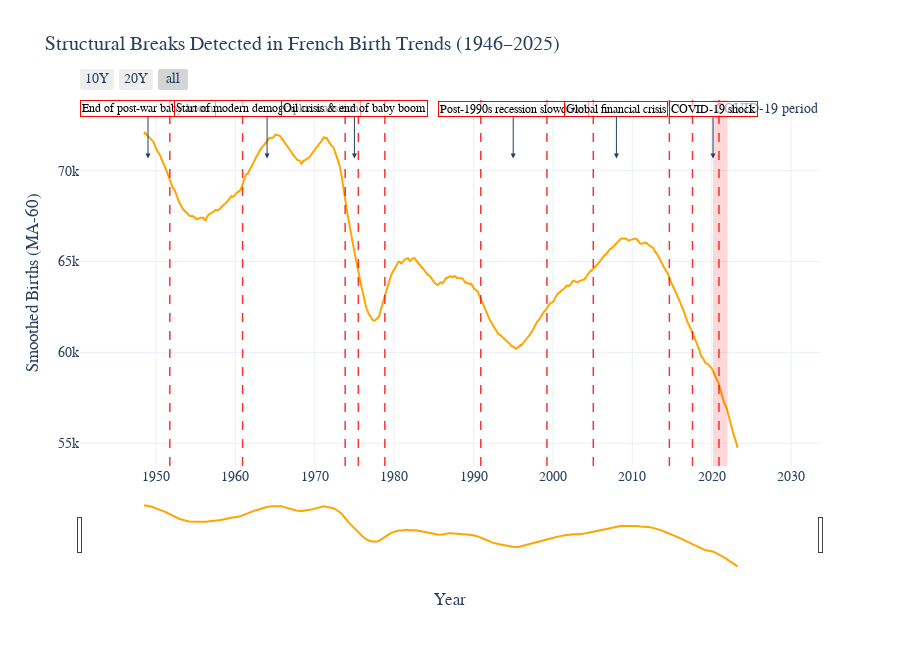

Here is the notebook cell this chart was saved with:
### Code cell
# Breakpoints (approximated historical context)
break_annotations = [
    {"year": "1949-01-01", "text": "End of post-war baby boom"},
    {"year": "1964-01-01", "text": "Start of modern demographic transition"},
    {"year": "1975-01-01", "text": "Oil crisis & end of baby boom"},
    {"year": "1995-01-01", "text": "Post-1990s recession slowdown"},
    {"year": "2008-01-01", "text": "Global financial crisis"},
    {"year": "2020-03-01", "text": "COVID-19 shock"},
]

# Create Plotly figure
fig = go.Figure()

# Main trend (smoothed births)
fig.add_trace(go.Scatter(
    x=births.index,
    y=births["MA_60"],
    mode="lines",
    name="60-month moving average",
    line=dict(color="orange", width=2)
))

# Add vertical lines for each rupture
for d in break_dates:
    fig.add_vline(
        x=d,
        line=dict(color="red", width=1.5, dash="dash"),
        opacity=0.8
    )

# Add COVID band
fig.add_vrect(
    x0="2020-03-01", x1="2021-12-31",
    fillcolor="red", opacity=0.15,
    line_width=0,
    annotation_text="COVID-19 period",
    annotation_position="top left"
)

# Add annotations (manual labels)
for b in break_annotations:
    fig.add_annotation(
        x=b["year"],
        y=births["MA_60"].max() * 0.98,  # place annotation near the top
        text=b["text"],
        showarrow=True,
        arrowhead=2,
        ax=0,
        ay=-50,
        font=dict(color="black", size=12, family="Times New Roman"),
        bgcolor="rgba(255,255,255,0.6)",
        bordercolor="red",
        borderwidth=1
    )

# Layout
fig.update_layout(
    title="Structural Breaks Detected in French Birth Trends (1946–2025)",
    xaxis_title="Year",
    yaxis_title="Smoothed Births (MA-60)",
    template="plotly_white",
    hovermode="x unified",
    font=dict(family="Times New Roman", size=14),
    height=650,
    legend=dict(
        title="Legend",
        orientation="h",
        yanchor="bottom",
        y=1.02,
        xanchor="right",
        x=1
    )
)

# Add interactive range selector
fig.update_xaxes(
    rangeslider_visible=True,
    rangeselector=dict(
        buttons=list([
            dict(count=120, label="10Y", step="month", stepmode="backward"),
            dict(count=240, label="20Y", step="month", stepmode="backward"),
            dict(step="all")
        ])
    )
)

fig.show()

### Figure 1 — Plotly figure (JSON) as saved in the notebook; plotly's stock layout.template omitted (floating-point values rounded to 4 significant figures; data arrays with more than 128 entries replaced by an {"elided": "..."} marker saying what was removed)
{"data": [{"line": {"color": "orange", "width": 2}, "mode": "lines", "name": "60-month moving average", "type": "scatter", "x": {"elided": "957 str values"}, "y": {"elided": "957 float values"}}], "layout": {"annotations": [{"showarrow": false, "text": "COVID-19 period", "x": "2020-03-01", "xanchor": "left", "xref": "x", "y": 1, "yanchor": "top", "yref": "y domain"}, {"arrowhead": 2, "ax": 0, "ay": -50, "bgcolor": "rgba(255,255,255,0.6)", "bordercolor": "red", "borderwidth": 1, "font": {"color": "black", "family": "Times New Roman", "size": 12}, "showarrow": true, "text": "End of post-war baby boom", "x": "1949-01-01", "y": 70680.0}, {"arrowhead": 2, "ax": 0, "ay": -50, "bgcolor": "rgba(255,255,255,0.6)", "bordercolor": "red", "borderwidth": 1, "font": {"color": "black", "family": "Times New Roman", "size": 12}, "showarrow": true, "text": "Start of modern demographic transition", "x": "1964-01-01", "y": 70680.0}, {"arrowhead": 2, "ax": 0, "ay": -50, "bgcolor": "rgba(255,255,255,0.6)", "bordercolor": "red", "borderwidth": 1, "font": {"color": "black", "family": "Times New Roman", "size": 12}, "showarrow": true, "text": "Oil crisis & end of baby boom", "x": "1975-01-01", "y": 70680.0}, {"arrowhead": 2, "ax": 0, "ay": -50, "bgcolor": "rgba(255,255,255,0.6)", "bordercolor": "red", "borderwidth": 1, "font": {"color": "black", "family": "Times New Roman", "size": 12}, "showarrow": true, "text": "Post-1990s recession slowdown", "x": "1995-01-01", "y": 70680.0}, {"arrowhead": 2, "ax": 0, "ay": -50, "bgcolor": "rgba(255,255,255,0.6)", "bordercolor": "red", "borderwidth": 1, "font": {"color": "black", "family": "Times New Roman", "size": 12}, "showarrow": true, "text": "Global financial crisis", "x": "2008-01-01", "y": 70680.0}, {"arrowhead": 2, "ax": 0, "ay": -50, "bgcolor": "rgba(255,255,255,0.6)", "bordercolor": "red", "borderwidth": 1, "font": {"color": "black", "family": "Times New Roman", "size": 12}, "showarrow": true, "text": "COVID-19 shock", "x": "2020-03-01", "y": 70680.0}], "font": {"family": "Times New Roman", "size": 14}, "height": 650, "hovermode": "x unified", "legend": {"orientation": "h", "title": {"text": "Legend"}, "x": 1, "xanchor": "right", "y": 1.02, "yanchor": "bottom"}, "shapes": [{"line": {"color": "red", "dash": "dash", "width": 1.5}, "opacity": 0.8, "type": "line", "x0": "1951-10-01T00:00:00", "x1": "1951-10-01T00:00:00", "xref": "x", "y0": 0, "y1": 1, "yref": "y domain"}, {"line": {"color": "red", "dash": "dash", "width": 1.5}, "opacity": 0.8, "type": "line", "x0": "1960-12-01T00:00:00", "x1": "1960-12-01T00:00:00", "xref": "x", "y0": 0, "y1": 1, "yref": "y domain"}, {"line": {"color": "red", "dash": "dash", "width": 1.5}, "opacity": 0.8, "type": "line", "x0": "1973-11-01T00:00:00", "x1": "1973-11-01T00:00:00", "xref": "x", "y0": 0, "y1": 1, "yref": "y domain"}, {"line": {"color": "red", "dash": "dash", "width": 1.5}, "opacity": 0.8, "type": "line", "x0": "1975-07-01T00:00:00", "x1": "1975-07-01T00:00:00", "xref": "x", "y0": 0, "y1": 1, "yref": "y domain"}, {"line": {"color": "red", "dash": "dash", "width": 1.5}, "opacity": 0.8, "type": "line", "x0": "1978-11-01T00:00:00", "x1": "1978-11-01T00:00:00", "xref": "x", "y0": 0, "y1": 1, "yref": "y domain"}, {"line": {"color": "red", "dash": "dash", "width": 1.5}, "opacity": 0.8, "type": "line", "x0": "1990-12-01T00:00:00", "x1": "1990-12-01T00:00:00", "xref": "x", "y0": 0, "y1": 1, "yref": "y domain"}, {"line": {"color": "red", "dash": "dash", "width": 1.5}, "opacity": 0.8, "type": "line", "x0": "1999-04-01T00:00:00", "x1": "1999-04-01T00:00:00", "xref": "x", "y0": 0, "y1": 1, "yref": "y domain"}, {"line": {"color": "red", "dash": "dash", "width": 1.5}, "opacity": 0.8, "type": "line", "x0": "2005-02-01T00:00:00", "x1": "2005-02-01T00:00:00", "xref": "x", "y0": 0, "y1": 1, "yref": "y domain"}, {"line": {"color": "red", "dash": "dash", "width": 1.5}, "opacity": 0.8, "type": "line", "x0": "2014-09-01T00:00:00", "x1": "2014-09-01T00:00:00", "xref": "x", "y0": 0, "y1": 1, "yref": "y domain"}, {"line": {"color": "red", "dash": "dash", "width": 1.5}, "opacity": 0.8, "type": "line", "x0": "2017-08-01T00:00:00", "x1": "2017-08-01T00:00:00", "xref": "x", "y0": 0, "y1": 1, "yref": "y domain"}, {"line": {"color": "red", "dash": "dash", "width": 1.5}, "opacity": 0.8, "type": "line", "x0": "2020-12-01T00:00:00", "x1": "2020-12-01T00:00:00", "xref": "x", "y0": 0, "y1": 1, "yref": "y domain"}, {"fillcolor": "red", "line": {"width": 0}, "opacity": 0.15, "type": "rect", "x0": "2020-03-01", "x1": "2021-12-31", "xref": "x", "y0": 0, "y1": 1, "yref": "y domain"}], "title": {"text": "Structural Breaks Detected in French Birth Trends (1946–2025)"}, "xaxis": {"rangeselector": {"buttons": [{"count": 120, "label": "10Y", "step": "month", "stepmode": "backward"}, {"count": 240, "label": "20Y", "step": "month", "stepmode": "backward"}, {"step": "all"}]}, "rangeslider": {"visible": true}, "title": {"text": "Year"}}, "yaxis": {"title": {"text": "Smoothed Births (MA-60)"}}}}
